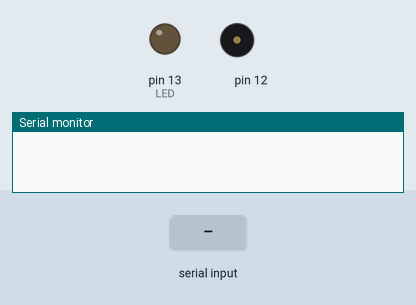
A sketch run on a simulated Arduino Uno, built with avr-gcc and run on an emulated ATmega328P. Shown: output pins drawn as LEDs (lit = HIGH), buzzer (waves = sounding), the last lines printed to the serial monitor. Inputs (shaded band) come from the test bench.

Above: at 1.2 s.
1.3 s: "1" received over Serial
At 2.6 s:
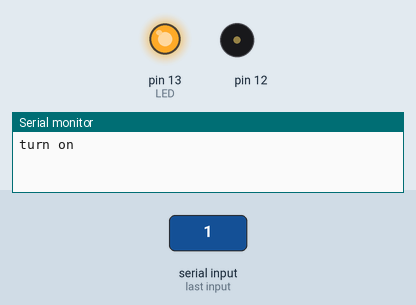
3.0 s: "0" received over Serial
At 3.7 s:
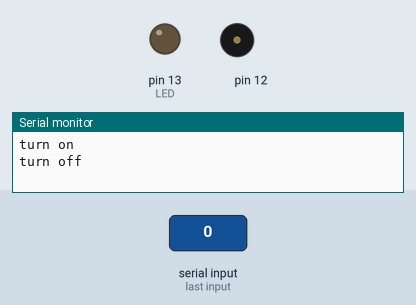
4.5 s: "c" received over Serial
At 4.6 s:
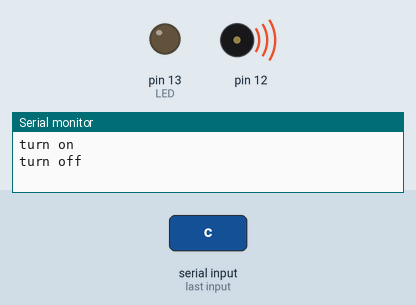
Timing chart, 0 to 7.5 s (numbered marks = the images above; inputs shaded):
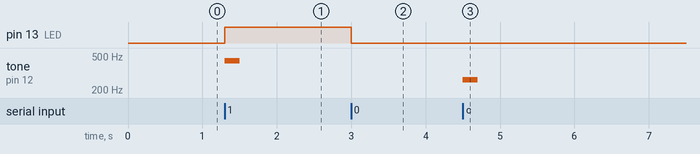

Measured:
- after the input at 1.3 s, pin 13 (LED): LOW → HIGH at once; tone on pin 12: silent → 440 Hz at once, → silent 0.20 s later
- after the input at 3.0 s, pin 13 (LED): HIGH → LOW at once
- after the input at 4.5 s, tone on pin 12: silent → 262 Hz at once, → silent 0.20 s later

The sketch:

Serial.ino
```cpp
const int LED = 13;

void setup() {
  // 2番ピンをアウトプットに設定
  pinMode(LED, OUTPUT);
  Serial.begin(9600);
}

byte inputData;
void loop() {
  // シリアルデータを受信したら処理を実行する
  if (Serial.available() > 0) {
    inputData = Serial.read();

    switch(inputData){
      case 'c':tone(12,262,200); break;
      case 'v':tone(12,294,200); break;
      case 'b':tone(12,330,200); break;
      case 'n':tone(12,349,200); break;
      case 'm':tone(12,392,200); break;
      case ',':tone(12,440,200); break;
      case '.':tone(12,494,200); break;
      case '/':tone(12,523,200); break;
      case '0':
        digitalWrite(LED, LOW);
        Serial.println("turn off");
        break;
      case '1':
        digitalWrite(LED, HIGH);
        tone(12,440,200);
        Serial.println("turn on");
        break;
      default:
        break;
    }
  }
}
```
